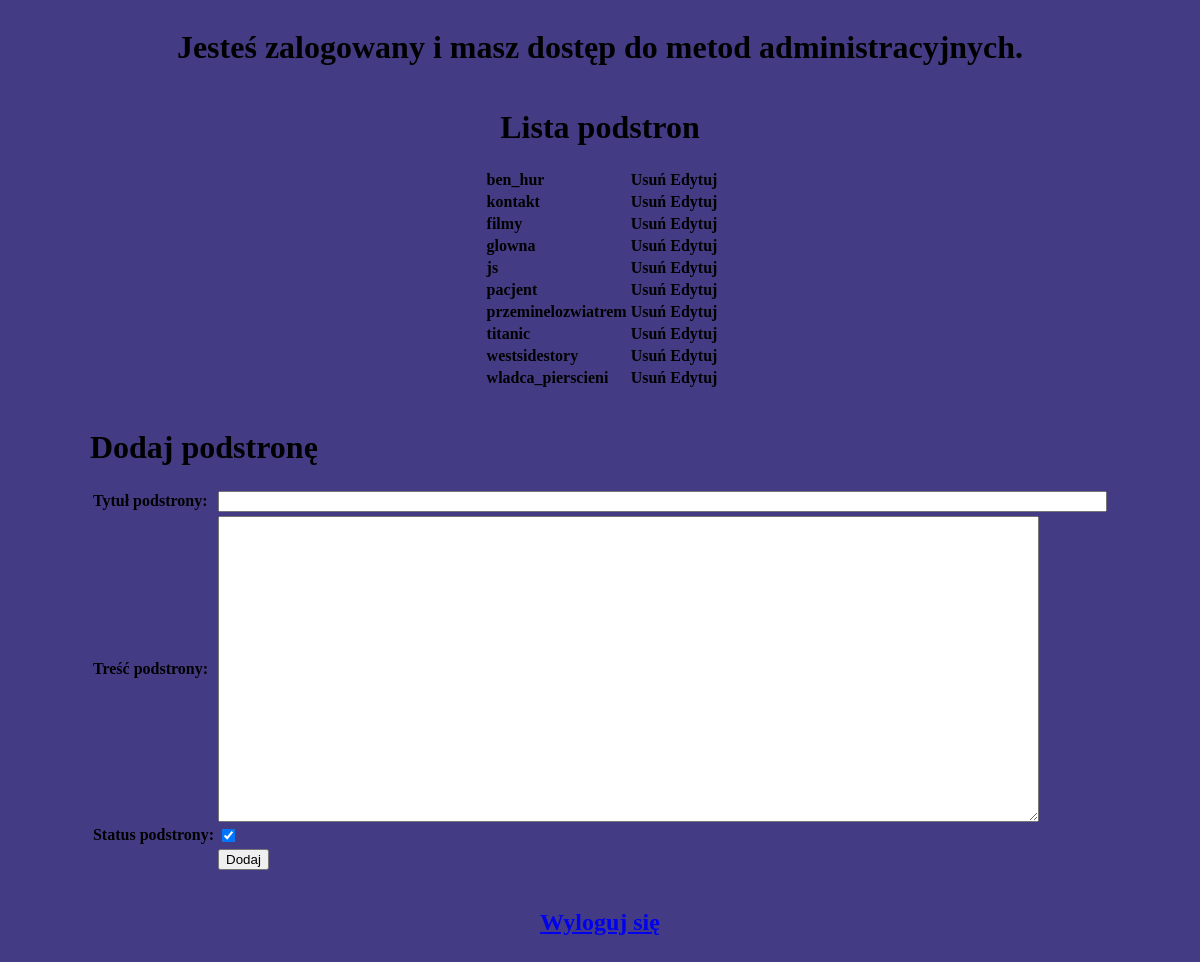
Screenshot of /moj_projekt_v1.6/admin/admin.php (signed in) with the database file from the repository.
### tables this page shows
CREATE TABLE `page_list` (
  `id` int(11) NOT NULL,
  `page_title` varchar(255) NOT NULL,
  `page_content` text NOT NULL,
  `status` int(11) NOT NULL DEFAULT 1
);

### moj_projekt_v1.6/admin/admin.php (the view, shortened to what this page needs)
<link rel="stylesheet" href="../css/forms.css">
<?php
include '../cfg.php';
function ListaPodstron()
{
	global $link;
    if (!isset($_SESSION['status']) || $_SESSION['status'] == 1) {
        $query = "SELECT * FROM page_list ORDER BY id ASC";
        $result = mysqli_query($link, $query);
		echo '<h1 class="naglowek">Lista podstron</h1><center><table>';
		if($result){
			while ($row = mysqli_fetch_array($result)) {
				echo '<tr><td class="tdid"><b>'.$row['id'] . '<b></td><td class="tdnazwa"><b>'. $row['page_title'].'<b></td><td class="tdusun"><a href="admin.php?funkcja=usun&id='.$row['id'].'"><b>Usuń</b></a></td><td class="tdedytuj"><a href="admin.php?funkcja=edytuj&id='.$row['id'].'"><b>Edytuj</b></a></td></tr>';
			}
			echo '</table></center><br>';
		}
		else{
			echo "Brak stron";
		}
    }
	DodajNowaPodstrone();
}
function DodajNowaPodstrone()
{
	echo '
    <div class="">
        <h1 class="naglowek"><b>Dodaj podstronę<b/></h1>
            <form method="post" name="AddForm" enctype="multipart/form-data" action="' . $_SERVER['REQUEST_URI'] . '">
                <table class="dodaj">
                    <tr><td class="add_4t"><b>Tytuł podstrony: <b/></td><td><input type="text" name="page_title_add" size="108"/></td></tr>
                    <tr><td class="add_4t"><b>Treść podstrony: <b/></td><td><textarea rows=20 cols=100 name="page_content_add" /></textarea></td></tr>
                    <tr><td class="add_4t"><b>Status podstrony: <b/></td><td><input type="checkbox" name="status_add" checked /></td></tr>
                    <tr><td>&nbsp;</td><td><input type="submit" name="x3_submit" class="dodaj" value="Dodaj" /></td></tr>
                </table>
            </form>
    </div>
    ';
}
if(isset($_SESSION['status_logowania']) && $_SESSION['status_logowania'] == 1){
	echo '<h1>Jesteś zalogowany i masz dostęp do metod administracyjnych.</h1>';
	ListaPodstron();
	echo '<h2 class=naglowek><a href="wyloguj.php">Wyloguj się</a></h2>';
}
else {
	echo FormularzLogowania();
}
?>

### moj_projekt_v1.6/css/forms.css (style rules this page uses)
table td a { text-decoration: none; color:black }

### rows the page displays
page_list: page_title "ben_hur"
page_list: page_title "kontakt"
page_list: page_title "filmy"
page_list: page_title "glowna"
page_list: page_title "js"
page_list: page_title "pacjent"
page_list: page_title "przeminelozwiatrem"
page_list: page_title "titanic"
page_list: page_title "westsidestory"
page_list: page_title "wladca_pierscieni"
